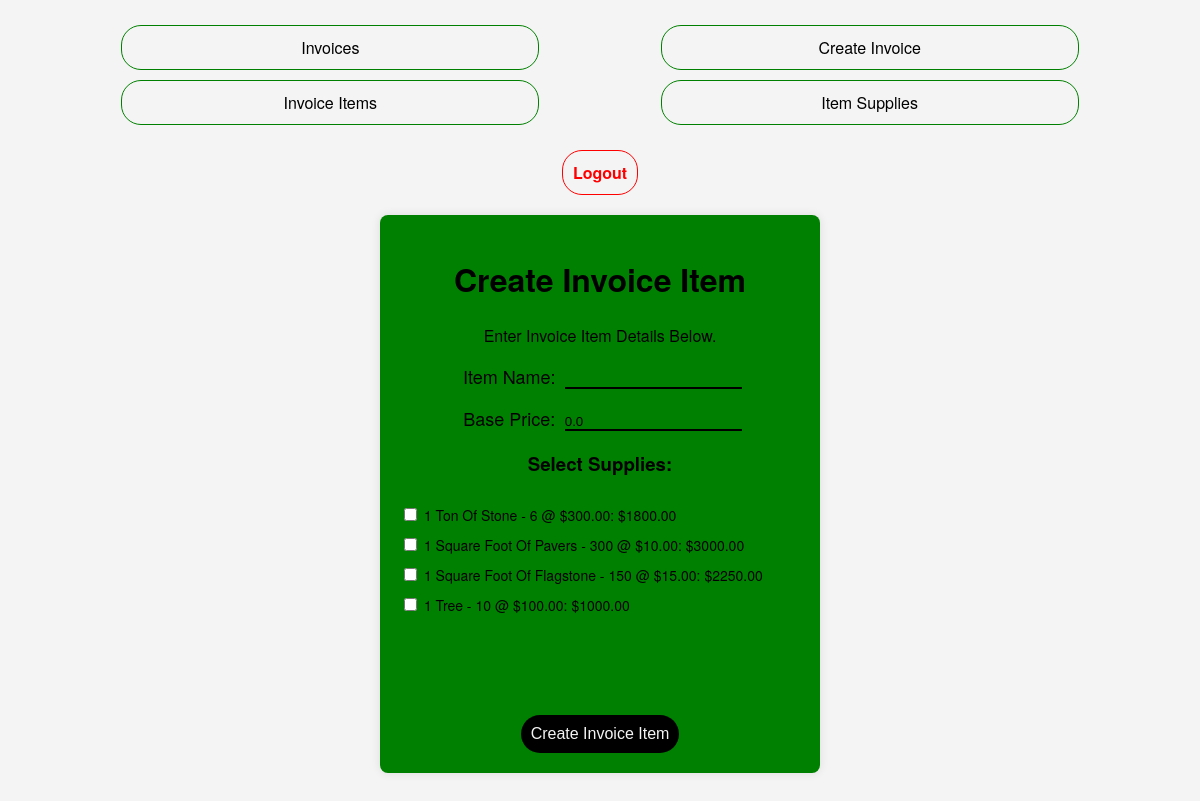
/create-invoice-item/ (signed in), run on the app's committed database.
### invoices/models.py (models this page shows, shortened)
class Supply(models.Model):
    name = models.CharField(max_length=100)
    price = models.DecimalField(max_digits=10, decimal_places=2)
    quantity = models.PositiveIntegerField()
    def total_price(self):
        return self.price * self.quantity

### invoices/views.py (the view, shortened to what this page needs)
# urls.py: path('create-invoice-item/', CreateInvoiceItemView.as_view(), name='create_invoice_item'),
class CreateInvoiceItemView(LoginRequiredMixin, View):
    login_url = 'login'
    def get(self, request, *args, **kwargs):
        invoice_item_form = InvoiceItemForm()
        supplies = Supply.objects.all()
        return render(request, 'create_invoice_item.html', {
            'supplies': supplies,
            'invoice_item_form': invoice_item_form
        })

### invoices/forms.py
class InvoiceItemForm(forms.ModelForm):
    class Meta:
        model = InvoiceItem
        fields = ['item_name', 'base_price']  # Include base_price

### invoices/templates/create_invoice_item.html (shortened to what this page needs)
{% extends 'base.html' %}
{% load static %}
{% block content %}
<div class="container">
    <h1 class="header">Create Invoice Item</h1>
    <p class="center" >Enter Invoice Item Details Below.</p>
    <form method="post"  >
        {{ invoice_item_form.as_p }}
        <h3>Select Supplies:</h3>
        <div class="supplyContainer">
            {% for supply in supplies %}
            <label class="checkboxes">
                <input class="" type="checkbox" name="supplies" value="{{ supply.id }}">
                {{ supply.name }} - {{ supply.quantity }} @ ${{ supply.price }}: ${{ supply.total_price }}
            </label>
            {% endfor %}
        </div>
        <button class="submitButton" type="submit">Create Invoice Item</button>
    </form>
</div>
{% endblock %}

### invoices/templates/base.html (shortened to what this page needs)
{% load static %}
<!DOCTYPE html>
<html lang="en">
  <head>
    <link
      rel="stylesheet"
      as="style"
      type="text/css"
      href="{% static 'css/style.css' %}"
      onload="this.rel = 'stylesheet'"
    />
    <link rel="stylesheet" href="https://cdnjs.cloudflare.com/ajax/libs/font-awesome/6.5.1/css/all.min.css" />
  </head>
  <body>
    {% include 'partials/_header.html' %}
    <main>
        {% block content %}
        {% endblock %}
    </main>
  </body>

### invoices/templates/partials/_header.html
{% load static %}
<div class="headerContainer">
    <div class="linkList">
        <a class="navlink" href="{% url 'invoice_list' %}">Invoices</a>
        <a class="navlink" href="{% url 'create_invoice' %}">Create Invoice</a>
    </div>
    <div class="linkList">
        <a class="navlink" href="{% url 'create_invoice_item' %}">Invoice Items</a>
        <a class="navlink" href="{% url 'create_supply' %}">Item Supplies</a>
    </div>
</div>
<div class="login-logout">
    {% if user.is_authenticated %}
        <a class="logoutButton" href="{% url 'logout' %}">Logout</a>
        {% else %}
        <a class="loginButton" href="{% url 'login' %}">Login</a>
        {% endif %}
    </div>

### invoices/static/css/style.css (style rules this page uses)
body { font-family: 'Helvetica Neue', 'Helvetica', Arial, sans-serif; color: black; background-color: #f4f4f4; margin: 0 auto; display: block; width: 100%; height: 100vh; }
.headerContainer { display: flex; width:100%; margin:20px auto; justify-content: space-evenly; flex-wrap: wrap; }
.linkList { display: flex; width: 100%; margin:5px auto; justify-content: space-evenly; }
.navlink { display: inline-block; font-size: 16px; border-radius: 20px; padding:10px; text-decoration: none; color:black; text-wrap: nowrap; width:33%; text-align: center; border:1px solid green; }
main { margin: 0; display: flex; justify-content: center; align-items: center; }
.container { background-color: green; padding: 20px; border-radius: 8px; box-shadow: 0 0 10px rgba(0, 0, 0, 0.1); max-width: 400px; width: 100%; text-align: center; }
.header { text-align: center; color: black; }
form { display: block; }
form p { display: block; }
form p label { text-align: center; font-size: 18px; padding:5px; display: inline; }
form p input { padding:0; border: none; outline: none; display: inline; background-color: green; border-bottom: 2px solid black; }
form label { display: block; text-align: left; font-size:14px; text-transform: capitalize; margin :10px auto; }
.submitButton { background-color: black; color: #f4f4f4; border: none; padding: 10px; font-size: 16px; border-radius: 20px; cursor: pointer; margin-top: 20px; }
.center { text-align: center; }
.supplyContainer { display: block; height:200px; overflow-y: scroll; }
.login-logout { display: flex; justify-content: center; margin:20px auto; }
.logoutButton { display: inline-block; background-color: #f4f4f4; padding:10px; font-size: 16px; margin: 0 auto; border-radius: 20px; text-decoration: none; color:red; font-weight: bold; text-wrap: nowrap; border:1px solid red; }

### data on the page
Supply: name "1 Ton Of Stone", quantity "6", price "300.00", total_price "1800.00"
Supply: name "1 Square Foot Of Pavers", quantity "300", price "10.00", total_price "3000.00"
Supply: name "1 Square Foot Of Flagstone", quantity "150", price "15.00", total_price "2250.00"
Supply: name "1 Tree", quantity "10", price "100.00", total_price "1000.00"
